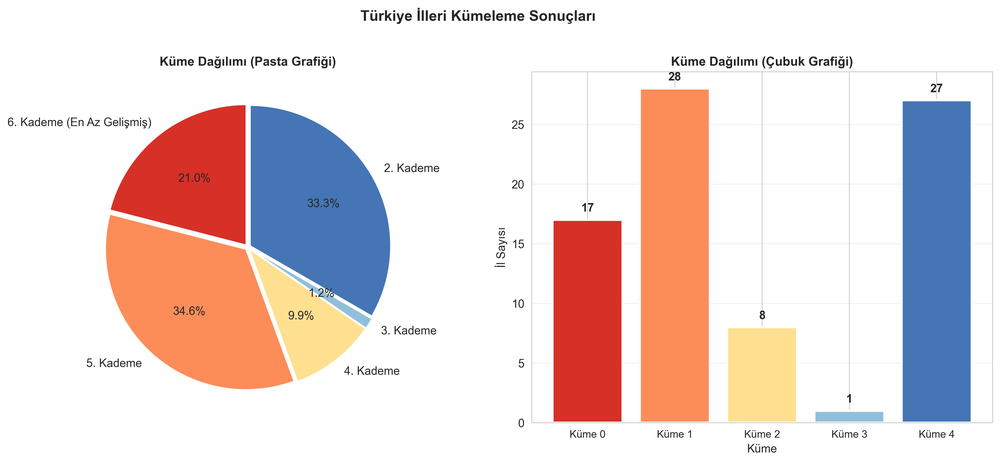
#> input picture reports/figures/kmeans_dagilim.png, 1000 x 462 px, shrunk from 3987 x 1843 before the run
$ python generate_poster_pdf.py
#> lines starting #> are read from the running program, lines starting #| are printed output that depends on the picture

import matplotlib.pyplot as plt
import matplotlib.image as mpimg
from matplotlib.patches import Rectangle
from textwrap import wrap
import os

# A3 Landscape Dimensions (inches)
# 420mm = 16.53 inches
# 297mm = 11.69 inches
WIDTH = 16.53
HEIGHT = 11.69
DPI = 300

FIGURES_DIR = os.path.join(os.path.dirname(os.path.dirname(os.path.abspath(__file__))), "reports", "figures")
OUTPUT_PATH = os.path.join(os.path.dirname(os.path.dirname(os.path.abspath(__file__))), "reports", "Proje_Posteri.pdf")

# Colors
HEADER_COLOR = '#1f77b4' # Tech Blue
TEXT_COLOR = '#000000'
BG_COLOR = '#ffffff'

def draw_text_box(ax, title, text, x, y, width, height, fontsize=10):
    # Title background
#> called with title = 'ÖZET', x = 0.5, y = 9.69, width = 4.84, height = 2, fontsize = 11
    ax.add_patch(Rectangle((x, y - 0.5), width, 0.5, facecolor='#eeeeee', edgecolor='none'))
    # Title
    ax.text(x + 0.1, y - 0.35, title, fontsize=fontsize+4, fontweight='bold', color='darkblue')

    # Body text
    # Heuristic: approx 6-7 chars per inch for fontsize 10-12
    char_width = int(width * 8)

    wrapped_lines = []
    for paragraph in text.split('\n'):
        if paragraph.strip() == "":
            wrapped_lines.append("")
        else:
            wrapped_lines.extend(wrap(paragraph, width=char_width))

    wrapped_text = "\n".join(wrapped_lines)

    ax.text(x + 0.1, y - 0.7, wrapped_text, fontsize=fontsize, va='top', ha='left', wrap=True)

def create_poster():
    fig = plt.figure(figsize=(WIDTH, HEIGHT))
    ax = fig.add_axes([0, 0, 1, 1])
    ax.set_xlim(0, WIDTH)
    ax.set_ylim(0, HEIGHT)
    ax.axis('off')

    # --- HEADER ---
    header_height = 1.5
    ax.add_patch(Rectangle((0, HEIGHT - header_height), WIDTH, header_height, facecolor=HEADER_COLOR, edgecolor='none'))

    title = "TÜRKİYE İLLERİNİN SOSYO-EKONOMİK GELİŞMİŞLİK DÜZEYLERİNE GÖRE\nMAKİNE ÖĞRENMESİ YÖNTEMLERİYLE KÜMELENMESİ"
    ax.text(WIDTH/2, HEIGHT - 0.75, title, fontsize=20, fontweight='bold', color='white', ha='center', va='center')

    student_info = "Emircan Demir"
    ax.text(WIDTH/2, HEIGHT - 1.3, student_info, fontsize=14, color='white', ha='center')

    # --- COLUMNS ---
    # 3 Columns
    margin = 0.5
    col_width = (WIDTH - (4 * margin)) / 3
    col1_x = margin
    col2_x = margin * 2 + col_width
    col3_x = margin * 3 + col_width * 2

    content_top = HEIGHT - header_height - 0.5

    # --- COLUMN 1: ÖZET, GİRİŞ, METOT ---

    # ÖZET
    ozet_text = (
        "Bu çalışmada, Türkiye'deki 81 ilin sosyo-ekonomik gelişmişlik düzeyleri makine öğrenmesi yöntemleriyle analiz edilmiştir.\n"
        "TÜİK ve TCMB gibi kurumlardan elde edilen 24 farklı değişken (nüfus, eğitim, sağlık, ekonomi vb.) kullanılmıştır.\n"
        "K-Means ve Hiyerarşik Kümeleme algoritmaları uygulanmış, iller benzerliklerine göre 5 farklı kümeye ayrılmıştır.\n"
        "Sonuçlar, Sanayi ve Teknoloji Bakanlığı'nın SEGE raporlarıyla karşılaştırılmış ve yüksek tutarlılık gözlemlenmiştir."
    )
    draw_text_box(ax, "ÖZET", ozet_text, col1_x, content_top, col_width, 2, fontsize=11)

    # GİRİŞ
    giris_y = content_top - 2.8
    giris_text = (
        "Bölgesel gelişmişlik farklarının doğru tespiti, kalkınma politikalarının etkinliği için kritiktir.\n"
        "Geleneksel yöntemler genellikle manuel indekslemeye dayanırken, bu proje veri madenciliği ve ML algoritmaları ile nesnel bir sınıflandırma sunmayı amaçlar.\n"
        "Amaç: İllerin sosyo-ekonomik karakteristiklerine göre homojen gruplara ayrılması."
    )
    draw_text_box(ax, "GİRİŞ", giris_text, col1_x, giris_y, col_width, 2, fontsize=11)

    # METOT
    metot_y = giris_y - 2.5
    metot_text = (
        "Veri Seti: 81 İl, 24 Değişken (Ölçeklenmiş/Normalize).\n"
        "Algoritmalar:\n"
        "- K-Means Kümeleme\n"
        "- Hiyerarşik Kümeleme (Ward Yöntemi)\n"
        "Optimal K Belirleme:\n"
        "- Elbow Yöntemi (Dirsek Noktası)\n"
        "- Silhouette Skoru (0.348)\n"
        "- Calinski-Harabasz İndeksi"
    )
    draw_text_box(ax, "METOT", metot_text, col1_x, metot_y, col_width, 3, fontsize=11)

    # --- COLUMN 2: DENEYSEL ÇALIŞMA (GÖRSELLER) ---

    ax.text(col2_x + col_width/2, content_top + 0.2, "DENEYSEL ÇALIŞMA VE BULGULAR", fontsize=14, fontweight='bold', color='darkblue', ha='center')

    # Image 1: Map
    img1_path = os.path.join(FIGURES_DIR, "kmeans_dagilim.png")
    if os.path.exists(img1_path):
        img1 = mpimg.imread(img1_path)
#> img1 is the input picture: shape (462, 1000, 4) float32; mean R, G, B, A 0.913, 0.848, 0.841, 1
        img_h = 3.5
        ax.imshow(img1, extent=[col2_x, col2_x + col_width, content_top - img_h, content_top], aspect='auto')
        ax.text(col2_x + col_width/2, content_top - img_h - 0.2, "Şekil 1: K-Means İllerin Küme Dağılımı", fontsize=9, ha='center', style='italic')

    # Image 2: Profiles
    img2_y = content_top - 4.2
    img2_path = os.path.join(FIGURES_DIR, "kume_profilleri.png")
    if os.path.exists(img2_path):
        img2 = mpimg.imread(img2_path)
        img_h = 3.5
        ax.imshow(img2, extent=[col2_x, col2_x + col_width, img2_y - img_h, img2_y], aspect='auto')
        ax.text(col2_x + col_width/2, img2_y - img_h - 0.2, "Şekil 2: Küme Profilleri (Normalize Değerler)", fontsize=9, ha='center', style='italic')

    # --- COLUMN 3: SONUÇLAR, KAYNAKÇA ---

    # SONUÇLAR
    sonuc_text = (
        "Analiz sonucunda 5 temel küme tespit edilmiştir:\n"
        "Küme 0: En gelişmiş iller (Mavi) - İstanbul, Ankara, İzmir.\n"
        "Küme 1: Sanayileşmiş geçiş illeri (Kocaeli, Bursa, Antalya).\n"
        "Küme 2: Orta gelişmişlik düzeyindeki Anadolu illeri.\n"
        "Küme 3: Tarım ağırlıklı gelişmekte olan iller.\n"
        "Küme 4: Sosyo-ekonomik açıdan desteğe ihtiyaç duyan doğu illeri.\n\n"
        "Elde edilen küme yapısı, SEGE-2022 sonuçları ile %65 (NMI Skoru) oranında örtüşmektedir."
    )
    draw_text_box(ax, "SONUÇLAR", sonuc_text, col3_x, content_top, col_width, 4, fontsize=11)

    # KAYNAKÇA
    kaynak_y = content_top - 4.5
    kaynak_text = (
        "[1] T.C. Sanayi ve Teknoloji Bakanlığı (2022). SEGE-2022 Raporu.\n"
        "[2] TÜİK (2024). İl Göstergeleri Veri Tabanı.\n"
        "[3] MacQueen, J. (1967). Some Methods for Classification.\n"
        "[4] Özkan, B., Uzun, S. (2017). Türkiye'de İllerin Gelişmişlik Düzeylerinin Belirlenmesi.\n"
        "[5] Scikit-learn Documentation. Clustering Algorithms."
    )
    draw_text_box(ax, "KAYNAKÇA", kaynak_text, col3_x, kaynak_y, col_width, 2.5, fontsize=10)

    # Footer
    ax.text(WIDTH/2, 0.2, "Emircan Demir", fontsize=9, ha='center', color='gray')

    plt.savefig(OUTPUT_PATH, format='pdf', bbox_inches='tight')
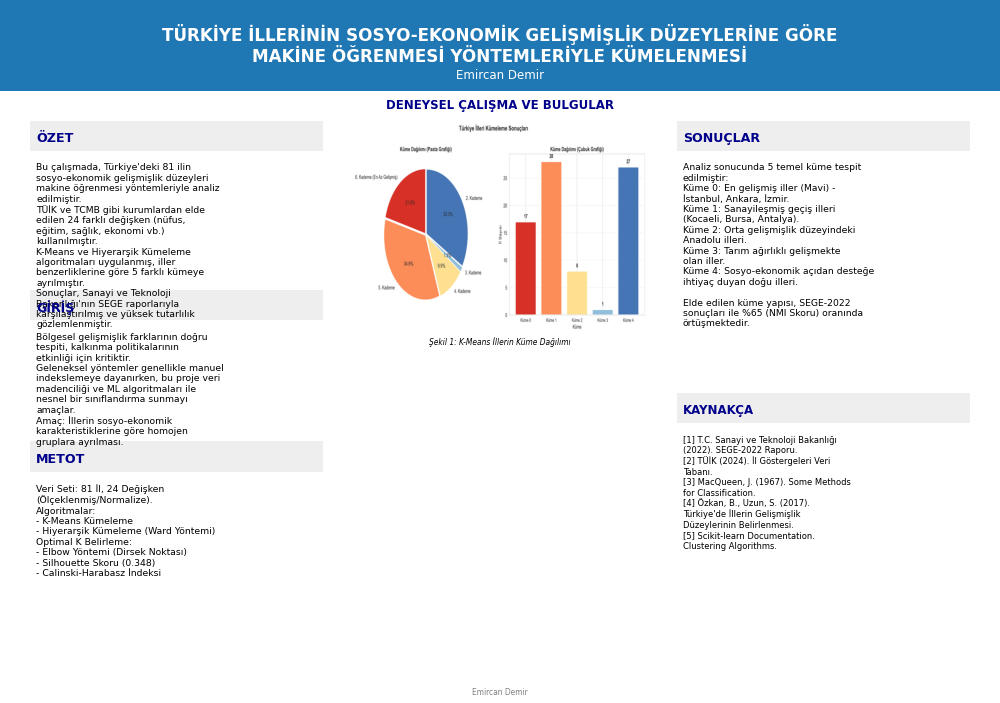
#> figure drawn by matplotlib, 1 panel
    print(f"Poster saved to {OUTPUT_PATH}")

if __name__ == "__main__":
    create_poster()

$ run again, with reports/figures/bolge_dagilimi.png copied over reports/figures/kmeans_dagilim.png
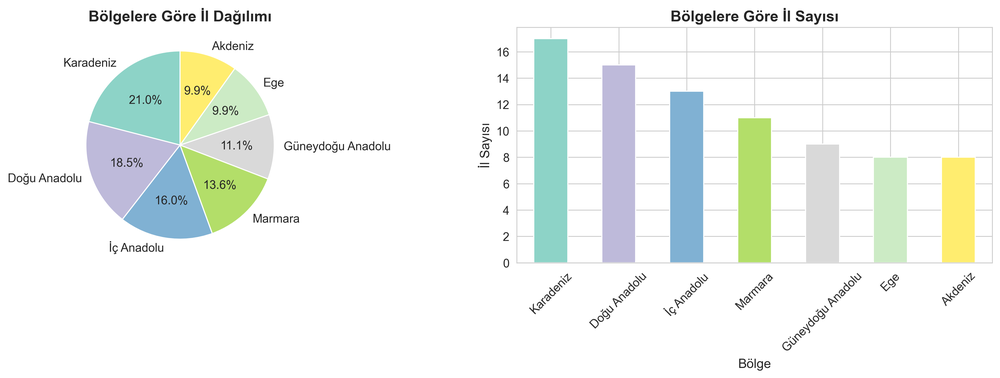
#> input picture reports/figures/bolge_dagilimi.png, 1000 x 378 px, shrunk from 3878 x 1467 before the run
#> in create_poster, img1 is the input picture: shape (378, 1000, 4) float32; mean R, G, B, A 0.938, 0.956, 0.942, 1
#> in create_poster, `plt.savefig(OUTPUT_PATH, format='pdf', bbox_inches='tight')`:
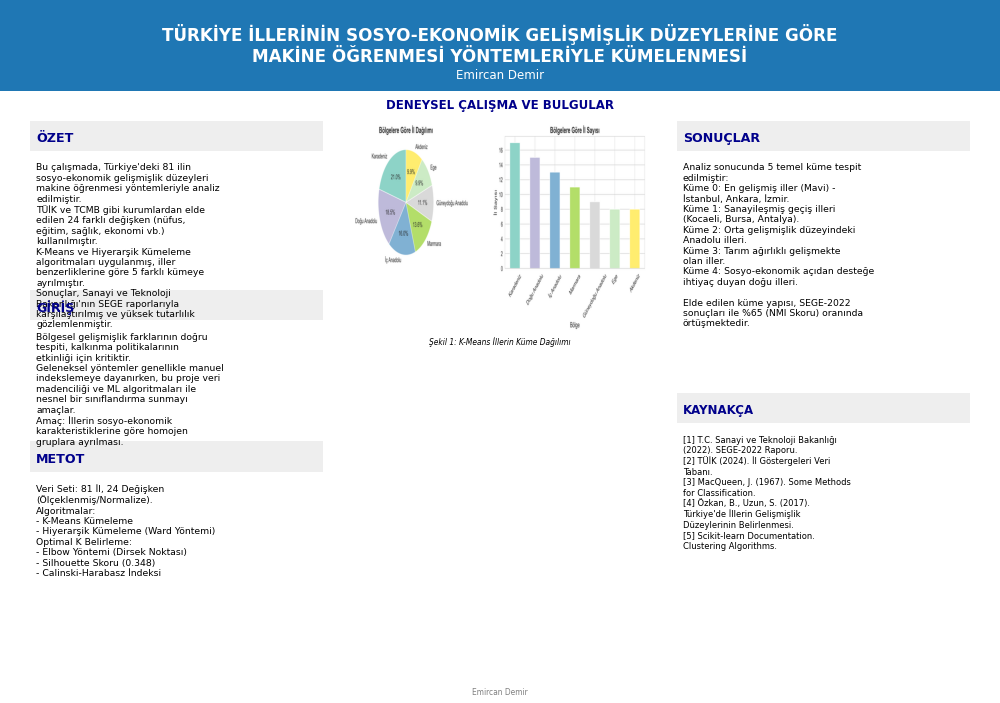
#> figure drawn by matplotlib, 1 panel

$ run again, with reports/figures/dagilimlar.png copied over reports/figures/kmeans_dagilim.png
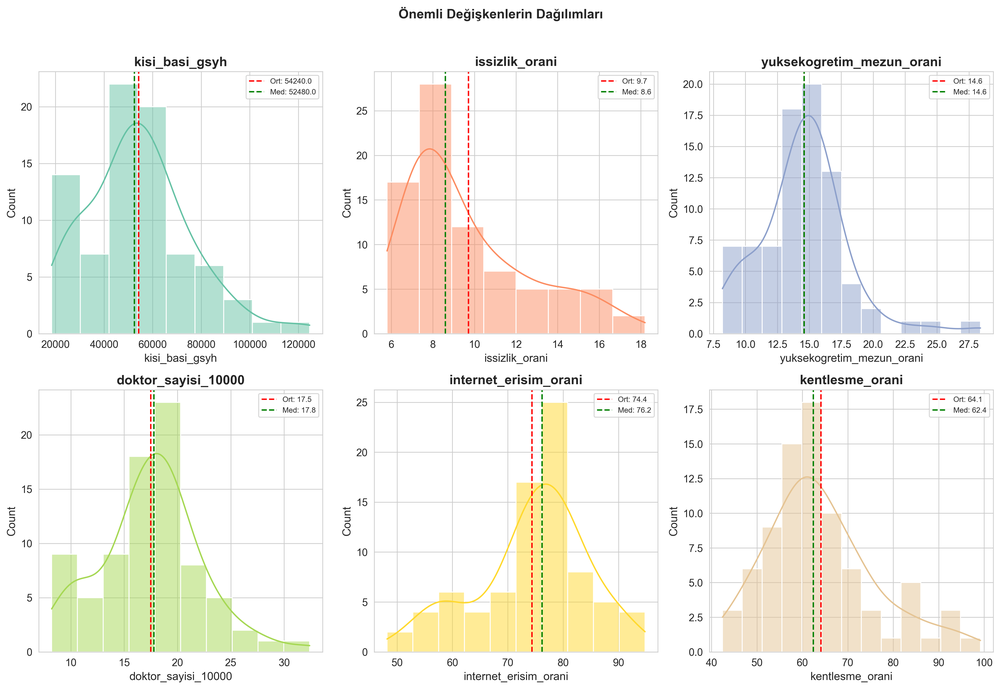
#> input picture reports/figures/dagilimlar.png, 1000 x 689 px, shrunk from 4457 x 3072 before the run
#> in create_poster, img1 is the input picture: shape (689, 1000, 4) float32; mean R, G, B, A 0.955, 0.954, 0.929, 1
#> in create_poster, `plt.savefig(OUTPUT_PATH, format='pdf', bbox_inches='tight')`:
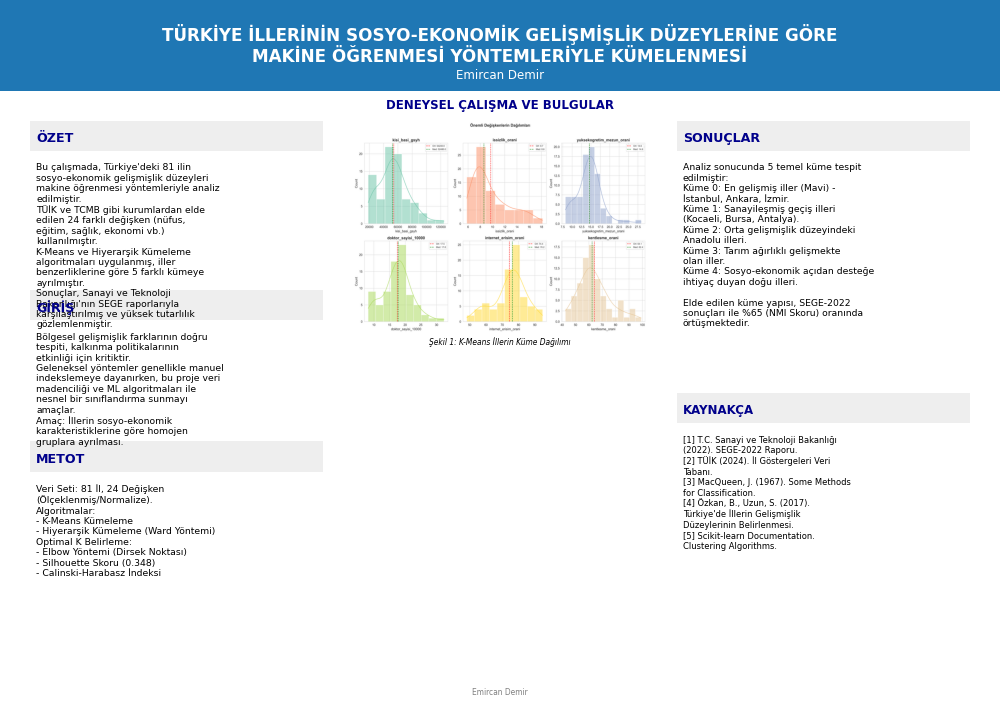
#> figure drawn by matplotlib, 1 panel

$ run again, with reports/figures/dendrogram.png copied over reports/figures/kmeans_dagilim.png
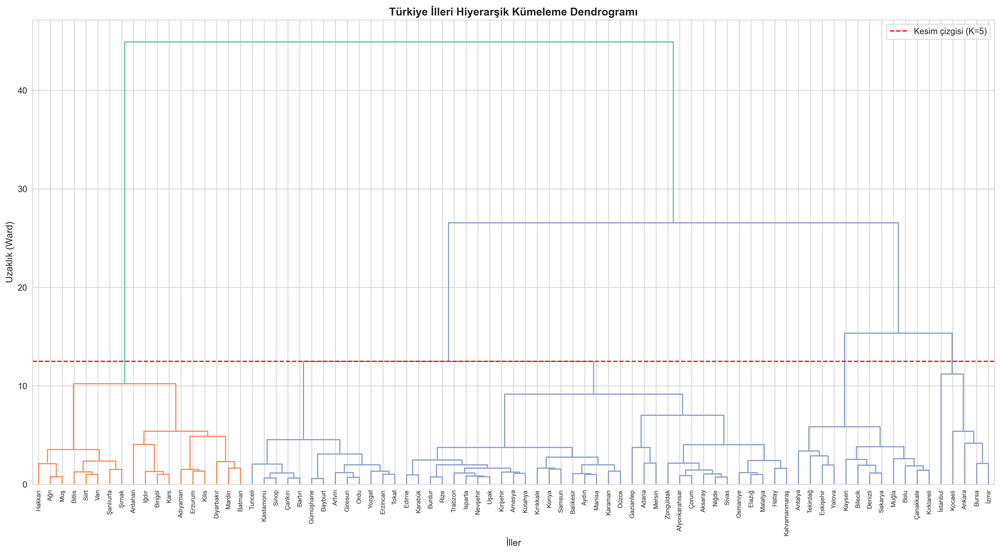
#> input picture reports/figures/dendrogram.png, 1000 x 553 px, shrunk from 5364 x 2966 before the run
#> in create_poster, img1 is the input picture: shape (553, 1000, 4) float32; mean R, G, B, A 0.977, 0.976, 0.977, 1
#> in create_poster, `plt.savefig(OUTPUT_PATH, format='pdf', bbox_inches='tight')`:
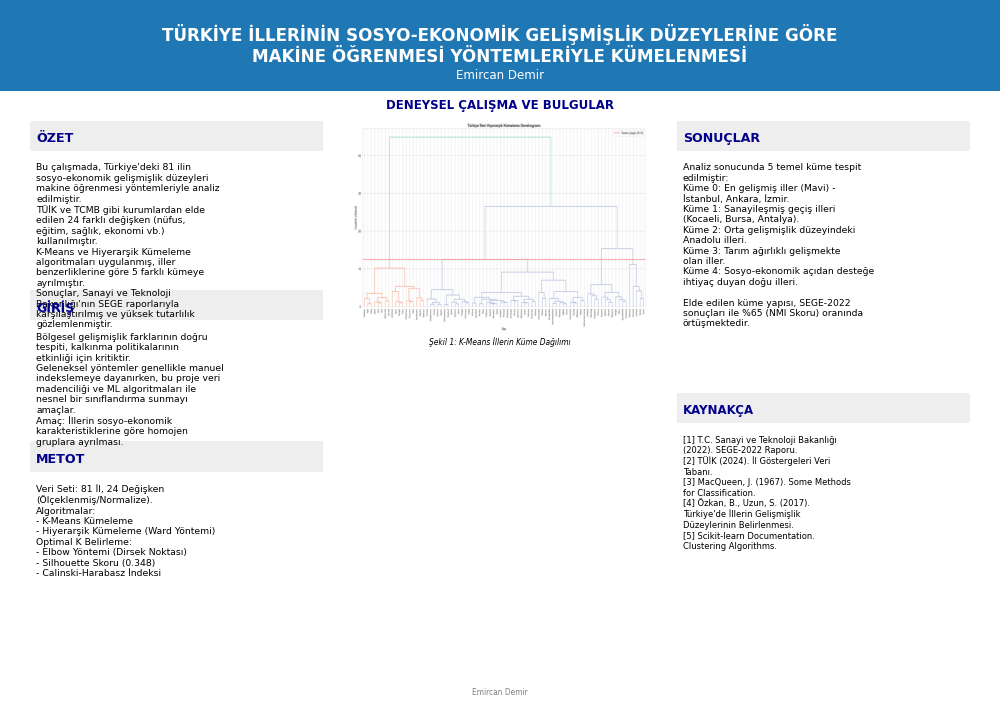
#> figure drawn by matplotlib, 1 panel
